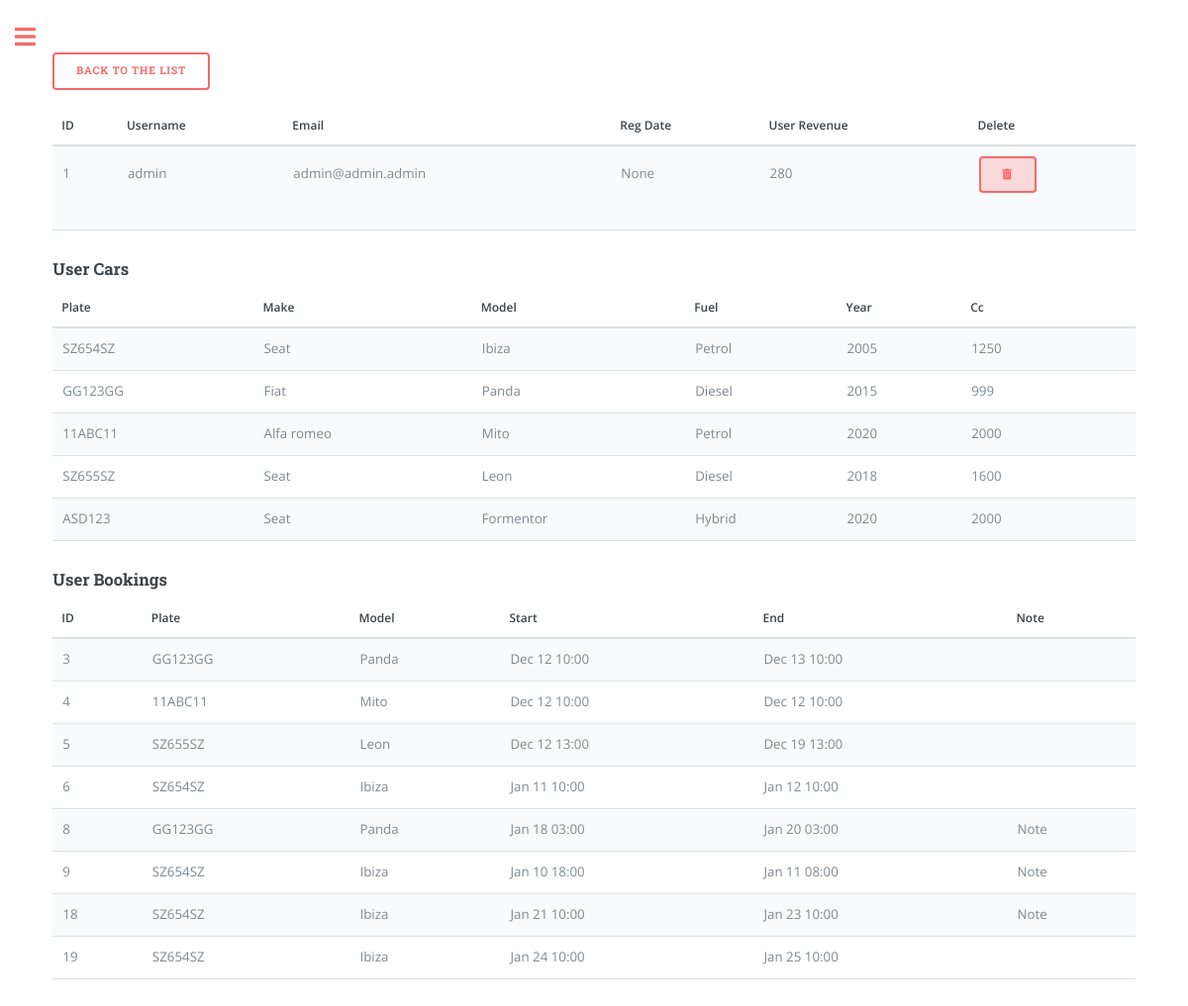
The page /user/admin (signed in) on the database as committed earlier.
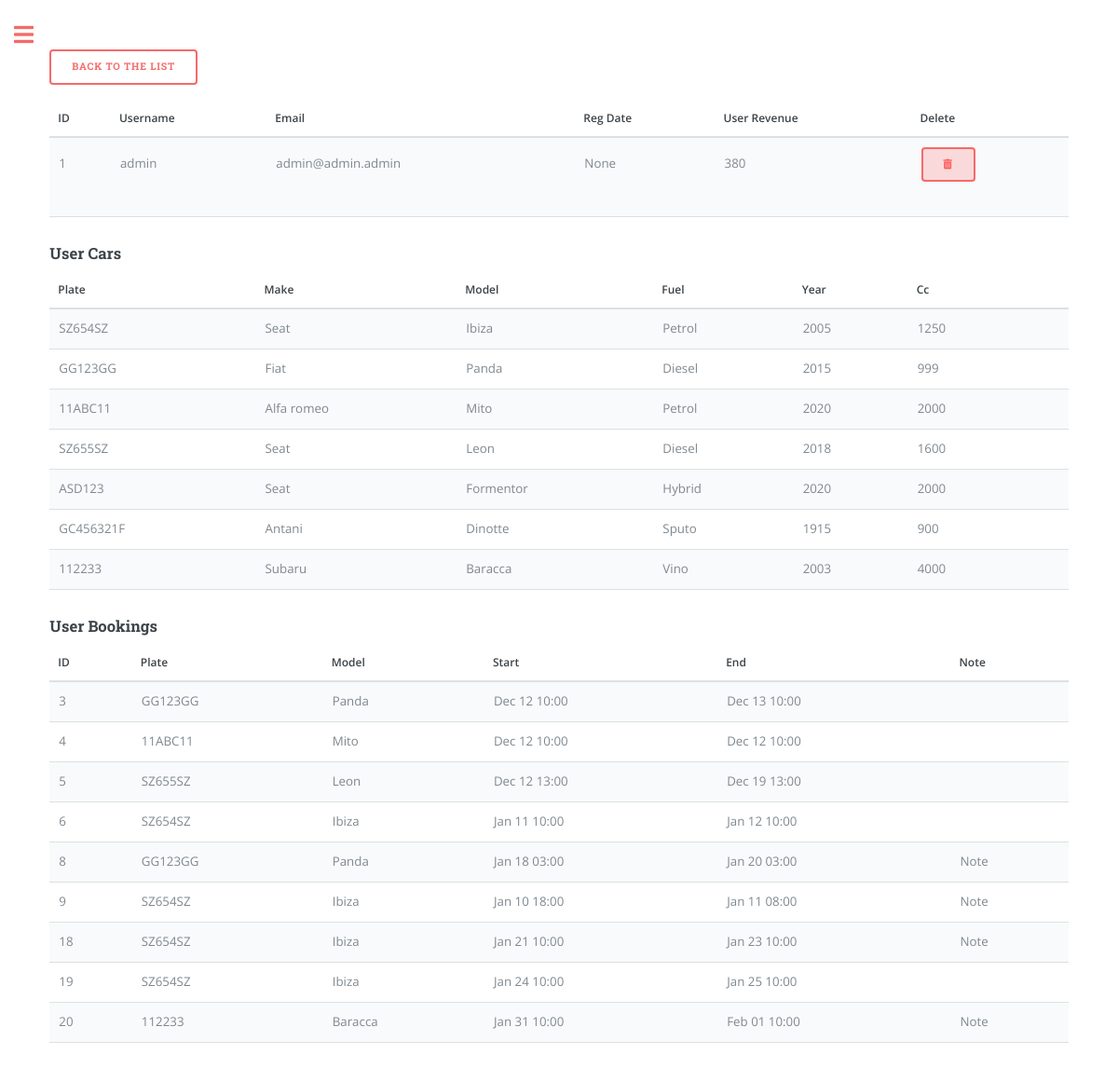
The same page on the database as committed later.
### app/models.py (models this page shows, shortened)
class Booking(db.Model):
    id = db.Column(db.Integer, primary_key=True)
    start_datetime = db.Column(db.DateTime, nullable=False)
    end_datetime = db.Column(db.DateTime, nullable=False)
    car_plate = db.Column(db.String(8), db.ForeignKey('car.plate'), nullable=False)
    user_id = db.Column(db.Integer, db.ForeignKey('user.id'), nullable=False)
    note = db.Column(db.String(160))
    money = db.Column(db.Integer, default=0, index=True)
    car = db.relationship('Car', backref='bookings', lazy=True)
    contact_id = db.Column(db.Integer, db.ForeignKey('contacts.id', name='booking_contacts_id'), nullable=True)

class Car(db.Model):
    plate = db.Column(db.String(8), primary_key=True, index=True, unique=True)
    make = db.Column(db.String(15), index=True)
    model = db.Column(db.String(15), index=True)
    fuel = db.Column(db.String(8), index=True)
    year = db.Column(db.Integer, index=True)
    cc = db.Column(db.Integer, index=True)
    user_id = db.Column(db.Integer, db.ForeignKey('user.id'))
    days = db.Column(db.Integer, default=0, index=True)
    money = db.Column(db.Integer, default=0, index=True) # Referred as 'revenue'
    car_cost = db.Column(db.Integer, default=0, index=True)
    insurance_cost = db.Column(db.Float, default=0, index=True)
    insurance_expiry_date = db.Column(db.DateTime)
    mot_cost = db.Column(db.Float, default=0, index=True)
    mot_expiry_date = db.Column(db.DateTime)
    road_tax_cost = db.Column(db.Float, default=0, index=True)
    road_tax_expiry_date = db.Column(db.DateTime)
    renewal = db.relationship('Renewal', backref='car', lazy='dynamic')

### app/routes.py (the view, shortened to what this page needs)
@app.route('/user/<username>', methods=['GET', 'POST'])
@login_required
def user(username):
    if current_user.username == 'admin' and current_user.role == 'admin':
        user = User.query.filter_by(username=username).one()
        cars = Car.query.filter_by(user_id=user.id)
        bookings = Booking.query.filter_by(user_id=user.id)
        return render_template('user.html', page='users_page', user=user, cars=cars, bookings=bookings)
    else:
        return render_template('404.html')

### app/models.py (called while the page is built)
@login.user_loader
def load_user(id):
    return User.query.get(int(id))

    def formatted_registration_date(self):
        if self.registration_date:
            return self.registration_date.strftime('%Y-%m-%d')
        elif self.registration_date == None:
            return None
        else:
            return "N/A"

    def user_revenue(self):
        total_revenue = 0
        for booking in Booking.query.filter_by(user_id=self.id).all():
            total_revenue += booking.money
        return total_revenue

### app/templates/user.html (shortened to what this page needs)
{% extends "index.html" %}
{% block content %}
<form action="{{ url_for('users_list') }}" method="get">
    <button type="submit">Back to the list</button>
</form>
<table>
    <thead>
        <tr>
            <th>ID</th>
            <th>Username</th>
            <th>Email</th>
            <th>Reg Date</th>
            <th>User Revenue</th>
            <th>Delete</th>
        </tr>
    </thead>
    <tbody>
            <tr>
                <td>{{ user.id }}</td>
                <td>{{ user.username }}</td>
                <td>{{ user.email }}</td>
                <td>{{ user.formatted_registration_date() }}</td>
                <td>{{ user.user_revenue() }}</td>
                <td>
                    <form action="{{ url_for('user', username=user.username) }}" method="POST" onsubmit="return confirm('Are you sure you want to delete this account? All cars and bookings related to it will be deleted');">
                        <button type="submit" class="btn btn-danger btn-delete"><i class="fas fa-trash-alt"></i></button>
                    </form>
                </td>
            </tr>
    </tbody>
</table>
<h3>User Cars</h3>
<table class="table" id="carTable">
    <thead>
      <tr>
        <th>Plate</th>
        <th>Make</th>
        <th>Model</th>
        <th>Fuel</th>
        <th>Year</th>
        <th>Cc</th>
      </tr>
    </thead>
    <tbody>
      {% for car in cars %}
      <tr>
          <td te">{{ car.plate }}</td>
          <td e">{{ car.make }}</td>
          <td el">{{ car.model }}</td>
          <td l">{{ car.fuel }}</td>
          <td r">{{ car.year }}</td>
          <td >{{ car.cc }}</td>
        <td>
      </tr>
      {% endfor %}
  </tbody>
</table>
<h3>User Bookings</h3>
<table class="table" id="bookingTable">
    <thead>
      <tr>
        <th>ID</th>
        <th>Plate</th>
        <th>Model</th>
        <th>Start</th>
        <th>End</th>
        <th>Note</th>
      </tr>
    </thead>
    <tbody>
      {% for booking in bookings %}
      <tr>
          <td >{{ booking.id }}</td>
          <td>{{ booking.car.plate }}</td>
          <td>{{ booking.car.model }}</td>
          <td>{{ booking.start_datetime.strftime("%b %d %H:%M") }}</td>
          <td>{{ booking.end_datetime.strftime("%b %d %H:%M") }}</td>
          <td>
            {% if booking.note %}
            <span class="note-tooltip">
                Note
            </span>
        {% endif %}
          </td>
      </tr>
      {% endfor %}
  </tbody>
</table>
{% endblock %}

Rows that differ between the two databases and show on the page:
computed for Booking "Dec 13 10:00": user_revenue "280" → "380"
added Car: plate "GC456321F", make "Antani", model "Dinotte", fuel "Sputo", year "1915", cc "900"
added Car: plate "112233", make "Subaru", model "Baracca", fuel "Vino", year "2003", cc "4000"
added Booking: id "20", car.plate "112233", car.model "Baracca", start_datetime "Jan 31 10:00", end_datetime "Feb 01 10:00"
